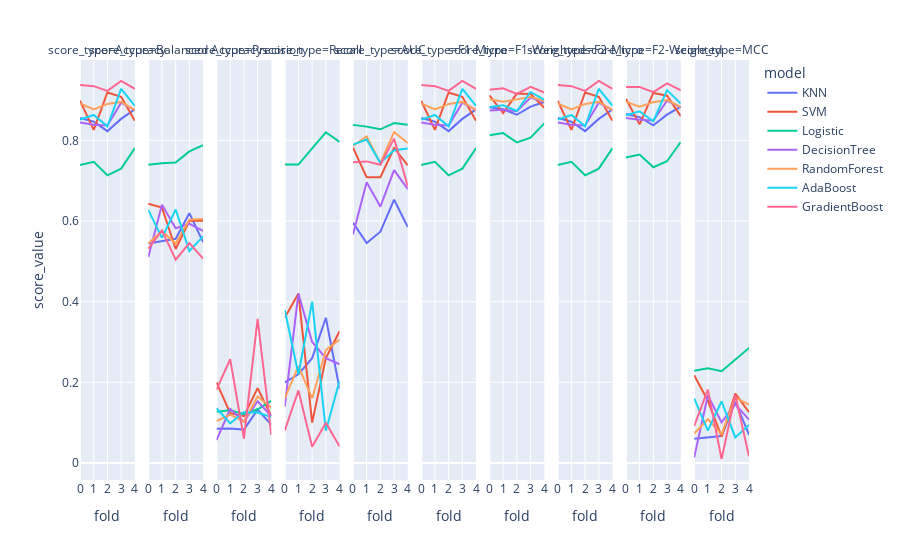

This figure's notebook cell:
### Code cell
clf2.plot_fold_results()

### Figure 1 — Plotly figure (JSON) as saved in the notebook; plotly's stock layout.template omitted (floating-point values rounded to 4 significant figures)
{"data": [{"hovertemplate": "model=KNN<br>score_type=Accuracy<br>fold=%{x}<br>score_value=%{y}<extra></extra>", "legendgroup": "KNN", "line": {"color": "#636efa", "dash": "solid"}, "marker": {"symbol": "circle"}, "mode": "lines", "name": "KNN", "orientation": "v", "showlegend": true, "type": "scatter", "x": [0, 1, 2, 3, 4], "xaxis": "x", "y": [0.8552, 0.8464, 0.8229, 0.8532, 0.8767], "yaxis": "y"}, {"hovertemplate": "model=KNN<br>score_type=Balanced Accuracy<br>fold=%{x}<br>score_value=%{y}<extra></extra>", "legendgroup": "KNN", "line": {"color": "#636efa", "dash": "solid"}, "marker": {"symbol": "circle"}, "mode": "lines", "name": "KNN", "orientation": "v", "showlegend": false, "type": "scatter", "x": [0, 1, 2, 3, 4], "xaxis": "x2", "y": [0.5444, 0.5493, 0.5559, 0.6193, 0.5476], "yaxis": "y2"}, {"hovertemplate": "model=KNN<br>score_type=Precision<br>fold=%{x}<br>score_value=%{y}<extra></extra>", "legendgroup": "KNN", "line": {"color": "#636efa", "dash": "solid"}, "marker": {"symbol": "circle"}, "mode": "lines", "name": "KNN", "orientation": "v", "showlegend": false, "type": "scatter", "x": [0, 1, 2, 3, 4], "xaxis": "x3", "y": [0.08475, 0.08527, 0.0828, 0.1324, 0.09474], "yaxis": "y3"}, {"hovertemplate": "model=KNN<br>score_type=Recall<br>fold=%{x}<br>score_value=%{y}<extra></extra>", "legendgroup": "KNN", "line": {"color": "#636efa", "dash": "solid"}, "marker": {"symbol": "circle"}, "mode": "lines", "name": "KNN", "orientation": "v", "showlegend": false, "type": "scatter", "x": [0, 1, 2, 3, 4], "xaxis": "x4", "y": [0.2, 0.22, 0.26, 0.36, 0.1837], "yaxis": "y4"}, {"hovertemplate": "model=KNN<br>score_type=AUC<br>fold=%{x}<br>score_value=%{y}<extra></extra>", "legendgroup": "KNN", "line": {"color": "#636efa", "dash": "solid"}, "marker": {"symbol": "circle"}, "mode": "lines", "name": "KNN", "orientation": "v", "showlegend": false, "type": "scatter", "x": [0, 1, 2, 3, 4], "xaxis": "x5", "y": [0.596, 0.5452, 0.5734, 0.6528, 0.5848], "yaxis": "y5"}, {"hovertemplate": "model=KNN<br>score_type=F1-Micro<br>fold=%{x}<br>score_value=%{y}<extra></extra>", "legendgroup": "KNN", "line": {"color": "#636efa", "dash": "solid"}, "marker": {"symbol": "circle"}, "mode": "lines", "name": "KNN", "orientation": "v", "showlegend": false, "type": "scatter", "x": [0, 1, 2, 3, 4], "xaxis": "x6", "y": [0.8552, 0.8464, 0.8229, 0.8532, 0.8767], "yaxis": "y6"}, {"hovertemplate": "model=KNN<br>score_type=F1-Weighted<br>fold=%{x}<br>score_value=%{y}<extra></extra>", "legendgroup": "KNN", "line": {"color": "#636efa", "dash": "solid"}, "marker": {"symbol": "circle"}, "mode": "lines", "name": "KNN", "orientation": "v", "showlegend": false, "type": "scatter", "x": [0, 1, 2, 3, 4], "xaxis": "x7", "y": [0.8819, 0.877, 0.8635, 0.8838, 0.8949], "yaxis": "y7"}, {"hovertemplate": "model=KNN<br>score_type=F2-Micro<br>fold=%{x}<br>score_value=%{y}<extra></extra>", "legendgroup": "KNN", "line": {"color": "#636efa", "dash": "solid"}, "marker": {"symbol": "circle"}, "mode": "lines", "name": "KNN", "orientation": "v", "showlegend": false, "type": "scatter", "x": [0, 1, 2, 3, 4], "xaxis": "x8", "y": [0.8552, 0.8464, 0.8229, 0.8532, 0.8767], "yaxis": "y8"}, {"hovertemplate": "model=KNN<br>score_type=F2-Weighted<br>fold=%{x}<br>score_value=%{y}<extra></extra>", "legendgroup": "KNN", "line": {"color": "#636efa", "dash": "solid"}, "marker": {"symbol": "circle"}, "mode": "lines", "name": "KNN", "orientation": "v", "showlegend": false, "type": "scatter", "x": [0, 1, 2, 3, 4], "xaxis": "x9", "y": [0.8651, 0.8576, 0.8373, 0.8638, 0.8836], "yaxis": "y9"}, {"hovertemplate": "model=KNN<br>score_type=MCC<br>fold=%{x}<br>score_value=%{y}<extra></extra>", "legendgroup": "KNN", "line": {"color": "#636efa", "dash": "solid"}, "marker": {"symbol": "circle"}, "mode": "lines", "name": "KNN", "orientation": "v", "showlegend": false, "type": "scatter", "x": [0, 1, 2, 3, 4], "xaxis": "x10", "y": [0.06, 0.06404, 0.06691, 0.1515, 0.07011], "yaxis": "y10"}, {"hovertemplate": "model=SVM<br>score_type=Accuracy<br>fold=%{x}<br>score_value=%{y}<extra></extra>", "legendgroup": "SVM", "line": {"color": "#EF553B", "dash": "solid"}, "marker": {"symbol": "circle"}, "mode": "lines", "name": "SVM", "orientation": "v", "showlegend": true, "type": "scatter", "x": [0, 1, 2, 3, 4], "xaxis": "x", "y": [0.8982, 0.8258, 0.9188, 0.908, 0.8483], "yaxis": "y"}, {"hovertemplate": "model=SVM<br>score_type=Balanced Accuracy<br>fold=%{x}<br>score_value=%{y}<extra></extra>", "legendgroup": "SVM", "line": {"color": "#EF553B", "dash": "solid"}, "marker": {"symbol": "circle"}, "mode": "lines", "name": "SVM", "orientation": "v", "showlegend": false, "type": "scatter", "x": [0, 1, 2, 3, 4], "xaxis": "x2", "y": [0.643, 0.6334, 0.5305, 0.6007, 0.6006], "yaxis": "y2"}, {"hovertemplate": "model=SVM<br>score_type=Precision<br>fold=%{x}<br>score_value=%{y}<extra></extra>", "legendgroup": "SVM", "line": {"color": "#EF553B", "dash": "solid"}, "marker": {"symbol": "circle"}, "mode": "lines", "name": "SVM", "orientation": "v", "showlegend": false, "type": "scatter", "x": [0, 1, 2, 3, 4], "xaxis": "x3", "y": [0.2, 0.1235, 0.1163, 0.1857, 0.1159], "yaxis": "y3"}, {"hovertemplate": "model=SVM<br>score_type=Recall<br>fold=%{x}<br>score_value=%{y}<extra></extra>", "legendgroup": "SVM", "line": {"color": "#EF553B", "dash": "solid"}, "marker": {"symbol": "circle"}, "mode": "lines", "name": "SVM", "orientation": "v", "showlegend": false, "type": "scatter", "x": [0, 1, 2, 3, 4], "xaxis": "x4", "y": [0.36, 0.42, 0.1, 0.26, 0.3265], "yaxis": "y4"}, {"hovertemplate": "model=SVM<br>score_type=AUC<br>fold=%{x}<br>score_value=%{y}<extra></extra>", "legendgroup": "SVM", "line": {"color": "#EF553B", "dash": "solid"}, "marker": {"symbol": "circle"}, "mode": "lines", "name": "SVM", "orientation": "v", "showlegend": false, "type": "scatter", "x": [0, 1, 2, 3, 4], "xaxis": "x5", "y": [0.782, 0.7084, 0.7085, 0.781, 0.7379], "yaxis": "y5"}, {"hovertemplate": "model=SVM<br>score_type=F1-Micro<br>fold=%{x}<br>score_value=%{y}<extra></extra>", "legendgroup": "SVM", "line": {"color": "#EF553B", "dash": "solid"}, "marker": {"symbol": "circle"}, "mode": "lines", "name": "SVM", "orientation": "v", "showlegend": false, "type": "scatter", "x": [0, 1, 2, 3, 4], "xaxis": "x6", "y": [0.8982, 0.8258, 0.9188, 0.908, 0.8483], "yaxis": "y6"}, {"hovertemplate": "model=SVM<br>score_type=F1-Weighted<br>fold=%{x}<br>score_value=%{y}<extra></extra>", "legendgroup": "SVM", "line": {"color": "#EF553B", "dash": "solid"}, "marker": {"symbol": "circle"}, "mode": "lines", "name": "SVM", "orientation": "v", "showlegend": false, "type": "scatter", "x": [0, 1, 2, 3, 4], "xaxis": "x7", "y": [0.9117, 0.8676, 0.9159, 0.9152, 0.8808], "yaxis": "y7"}, {"hovertemplate": "model=SVM<br>score_type=F2-Micro<br>fold=%{x}<br>score_value=%{y}<extra></extra>", "legendgroup": "SVM", "line": {"color": "#EF553B", "dash": "solid"}, "marker": {"symbol": "circle"}, "mode": "lines", "name": "SVM", "orientation": "v", "showlegend": false, "type": "scatter", "x": [0, 1, 2, 3, 4], "xaxis": "x8", "y": [0.8982, 0.8258, 0.9188, 0.908, 0.8483], "yaxis": "y8"}, {"hovertemplate": "model=SVM<br>score_type=F2-Weighted<br>fold=%{x}<br>score_value=%{y}<extra></extra>", "legendgroup": "SVM", "line": {"color": "#EF553B", "dash": "solid"}, "marker": {"symbol": "circle"}, "mode": "lines", "name": "SVM", "orientation": "v", "showlegend": false, "type": "scatter", "x": [0, 1, 2, 3, 4], "xaxis": "x9", "y": [0.9031, 0.8396, 0.9176, 0.9108, 0.8597], "yaxis": "y9"}, {"hovertemplate": "model=SVM<br>score_type=MCC<br>fold=%{x}<br>score_value=%{y}<extra></extra>", "legendgroup": "SVM", "line": {"color": "#EF553B", "dash": "solid"}, "marker": {"symbol": "circle"}, "mode": "lines", "name": "SVM", "orientation": "v", "showlegend": false, "type": "scatter", "x": [0, 1, 2, 3, 4], "xaxis": "x10", "y": [0.2176, 0.1545, 0.06544, 0.172, 0.1257], "yaxis": "y10"}, {"hovertemplate": "model=Logistic<br>score_type=Accuracy<br>fold=%{x}<br>score_value=%{y}<extra></extra>", "legendgroup": "Logistic", "line": {"color": "#00cc96", "dash": "solid"}, "marker": {"symbol": "circle"}, "mode": "lines", "name": "Logistic", "orientation": "v", "showlegend": true, "type": "scatter", "x": [0, 1, 2, 3, 4], "xaxis": "x", "y": [0.7387, 0.7466, 0.7133, 0.7299, 0.7808], "yaxis": "y"}, {"hovertemplate": "model=Logistic<br>score_type=Balanced Accuracy<br>fold=%{x}<br>score_value=%{y}<extra></extra>", "legendgroup": "Logistic", "line": {"color": "#00cc96", "dash": "solid"}, "marker": {"symbol": "circle"}, "mode": "lines", "name": "Logistic", "orientation": "v", "showlegend": false, "type": "scatter", "x": [0, 1, 2, 3, 4], "xaxis": "x2", "y": [0.7393, 0.7435, 0.7449, 0.7727, 0.788], "yaxis": "y2"}, {"hovertemplate": "model=Logistic<br>score_type=Precision<br>fold=%{x}<br>score_value=%{y}<extra></extra>", "legendgroup": "Logistic", "line": {"color": "#00cc96", "dash": "solid"}, "marker": {"symbol": "circle"}, "mode": "lines", "name": "Logistic", "orientation": "v", "showlegend": false, "type": "scatter", "x": [0, 1, 2, 3, 4], "xaxis": "x3", "y": [0.1271, 0.1307, 0.1215, 0.1331, 0.1542], "yaxis": "y3"}, {"hovertemplate": "model=Logistic<br>score_type=Recall<br>fold=%{x}<br>score_value=%{y}<extra></extra>", "legendgroup": "Logistic", "line": {"color": "#00cc96", "dash": "solid"}, "marker": {"symbol": "circle"}, "mode": "lines", "name": "Logistic", "orientation": "v", "showlegend": false, "type": "scatter", "x": [0, 1, 2, 3, 4], "xaxis": "x4", "y": [0.74, 0.74, 0.78, 0.82, 0.7959], "yaxis": "y4"}, {"hovertemplate": "model=Logistic<br>score_type=AUC<br>fold=%{x}<br>score_value=%{y}<extra></extra>", "legendgroup": "Logistic", "line": {"color": "#00cc96", "dash": "solid"}, "marker": {"symbol": "circle"}, "mode": "lines", "name": "Logistic", "orientation": "v", "showlegend": false, "type": "scatter", "x": [0, 1, 2, 3, 4], "xaxis": "x5", "y": [0.8384, 0.834, 0.8274, 0.8427, 0.8386], "yaxis": "y5"}, {"hovertemplate": "model=Logistic<br>score_type=F1-Micro<br>fold=%{x}<br>score_value=%{y}<extra></extra>", "legendgroup": "Logistic", "line": {"color": "#00cc96", "dash": "solid"}, "marker": {"symbol": "circle"}, "mode": "lines", "name": "Logistic", "orientation": "v", "showlegend": false, "type": "scatter", "x": [0, 1, 2, 3, 4], "xaxis": "x6", "y": [0.7387, 0.7466, 0.7133, 0.7299, 0.7808], "yaxis": "y6"}, {"hovertemplate": "model=Logistic<br>score_type=F1-Weighted<br>fold=%{x}<br>score_value=%{y}<extra></extra>", "legendgroup": "Logistic", "line": {"color": "#00cc96", "dash": "solid"}, "marker": {"symbol": "circle"}, "mode": "lines", "name": "Logistic", "orientation": "v", "showlegend": false, "type": "scatter", "x": [0, 1, 2, 3, 4], "xaxis": "x7", "y": [0.8126, 0.818, 0.7948, 0.8066, 0.842], "yaxis": "y7"}, {"hovertemplate": "model=Logistic<br>score_type=F2-Micro<br>fold=%{x}<br>score_value=%{y}<extra></extra>", "legendgroup": "Logistic", "line": {"color": "#00cc96", "dash": "solid"}, "marker": {"symbol": "circle"}, "mode": "lines", "name": "Logistic", "orientation": "v", "showlegend": false, "type": "scatter", "x": [0, 1, 2, 3, 4], "xaxis": "x8", "y": [0.7387, 0.7466, 0.7133, 0.7299, 0.7808], "yaxis": "y8"}, {"hovertemplate": "model=Logistic<br>score_type=F2-Weighted<br>fold=%{x}<br>score_value=%{y}<extra></extra>", "legendgroup": "Logistic", "line": {"color": "#00cc96", "dash": "solid"}, "marker": {"symbol": "circle"}, "mode": "lines", "name": "Logistic", "orientation": "v", "showlegend": false, "type": "scatter", "x": [0, 1, 2, 3, 4], "xaxis": "x9", "y": [0.7576, 0.7649, 0.7333, 0.7482, 0.796], "yaxis": "y9"}, {"hovertemplate": "model=Logistic<br>score_type=MCC<br>fold=%{x}<br>score_value=%{y}<extra></extra>", "legendgroup": "Logistic", "line": {"color": "#00cc96", "dash": "solid"}, "marker": {"symbol": "circle"}, "mode": "lines", "name": "Logistic", "orientation": "v", "showlegend": false, "type": "scatter", "x": [0, 1, 2, 3, 4], "xaxis": "x10", "y": [0.2288, 0.2347, 0.2277, 0.2564, 0.2851], "yaxis": "y10"}, {"hovertemplate": "model=DecisionTree<br>score_type=Accuracy<br>fold=%{x}<br>score_value=%{y}<extra></extra>", "legendgroup": "DecisionTree", "line": {"color": "#ab63fa", "dash": "solid"}, "marker": {"symbol": "circle"}, "mode": "lines", "name": "DecisionTree", "orientation": "v", "showlegend": true, "type": "scatter", "x": [0, 1, 2, 3, 4], "xaxis": "x", "y": [0.8444, 0.8386, 0.8366, 0.8933, 0.8748], "yaxis": "y"}, {"hovertemplate": "model=DecisionTree<br>score_type=Balanced Accuracy<br>fold=%{x}<br>score_value=%{y}<extra></extra>", "legendgroup": "DecisionTree", "line": {"color": "#ab63fa", "dash": "solid"}, "marker": {"symbol": "circle"}, "mode": "lines", "name": "DecisionTree", "orientation": "v", "showlegend": false, "type": "scatter", "x": [0, 1, 2, 3, 4], "xaxis": "x2", "y": [0.5103, 0.64, 0.5821, 0.593, 0.5757], "yaxis": "y2"}, {"hovertemplate": "model=DecisionTree<br>score_type=Precision<br>fold=%{x}<br>score_value=%{y}<extra></extra>", "legendgroup": "DecisionTree", "line": {"color": "#ab63fa", "dash": "solid"}, "marker": {"symbol": "circle"}, "mode": "lines", "name": "DecisionTree", "orientation": "v", "showlegend": false, "type": "scatter", "x": [0, 1, 2, 3, 4], "xaxis": "x3", "y": [0.05691, 0.1338, 0.102, 0.1529, 0.1165], "yaxis": "y3"}, {"hovertemplate": "model=DecisionTree<br>score_type=Recall<br>fold=%{x}<br>score_value=%{y}<extra></extra>", "legendgroup": "DecisionTree", "line": {"color": "#ab63fa", "dash": "solid"}, "marker": {"symbol": "circle"}, "mode": "lines", "name": "DecisionTree", "orientation": "v", "showlegend": false, "type": "scatter", "x": [0, 1, 2, 3, 4], "xaxis": "x4", "y": [0.14, 0.42, 0.3, 0.26, 0.2449], "yaxis": "y4"}, {"hovertemplate": "model=DecisionTree<br>score_type=AUC<br>fold=%{x}<br>score_value=%{y}<extra></extra>", "legendgroup": "DecisionTree", "line": {"color": "#ab63fa", "dash": "solid"}, "marker": {"symbol": "circle"}, "mode": "lines", "name": "DecisionTree", "orientation": "v", "showlegend": false, "type": "scatter", "x": [0, 1, 2, 3, 4], "xaxis": "x5", "y": [0.5663, 0.6959, 0.6356, 0.7262, 0.6787], "yaxis": "y5"}, {"hovertemplate": "model=DecisionTree<br>score_type=F1-Micro<br>fold=%{x}<br>score_value=%{y}<extra></extra>", "legendgroup": "DecisionTree", "line": {"color": "#ab63fa", "dash": "solid"}, "marker": {"symbol": "circle"}, "mode": "lines", "name": "DecisionTree", "orientation": "v", "showlegend": false, "type": "scatter", "x": [0, 1, 2, 3, 4], "xaxis": "x6", "y": [0.8444, 0.8386, 0.8366, 0.8933, 0.8748], "yaxis": "y6"}, {"hovertemplate": "model=DecisionTree<br>score_type=F1-Weighted<br>fold=%{x}<br>score_value=%{y}<extra></extra>", "legendgroup": "DecisionTree", "line": {"color": "#ab63fa", "dash": "solid"}, "marker": {"symbol": "circle"}, "mode": "lines", "name": "DecisionTree", "orientation": "v", "showlegend": false, "type": "scatter", "x": [0, 1, 2, 3, 4], "xaxis": "x7", "y": [0.8742, 0.8756, 0.8725, 0.9062, 0.8952], "yaxis": "y7"}, {"hovertemplate": "model=DecisionTree<br>score_type=F2-Micro<br>fold=%{x}<br>score_value=%{y}<extra></extra>", "legendgroup": "DecisionTree", "line": {"color": "#ab63fa", "dash": "solid"}, "marker": {"symbol": "circle"}, "mode": "lines", "name": "DecisionTree", "orientation": "v", "showlegend": false, "type": "scatter", "x": [0, 1, 2, 3, 4], "xaxis": "x8", "y": [0.8444, 0.8386, 0.8366, 0.8933, 0.8748], "yaxis": "y8"}, {"hovertemplate": "model=DecisionTree<br>score_type=F2-Weighted<br>fold=%{x}<br>score_value=%{y}<extra></extra>", "legendgroup": "DecisionTree", "line": {"color": "#ab63fa", "dash": "solid"}, "marker": {"symbol": "circle"}, "mode": "lines", "name": "DecisionTree", "orientation": "v", "showlegend": false, "type": "scatter", "x": [0, 1, 2, 3, 4], "xaxis": "x9", "y": [0.8556, 0.8508, 0.8492, 0.8982, 0.8823], "yaxis": "y9"}, {"hovertemplate": "model=DecisionTree<br>score_type=MCC<br>fold=%{x}<br>score_value=%{y}<extra></extra>", "legendgroup": "DecisionTree", "line": {"color": "#ab63fa", "dash": "solid"}, "marker": {"symbol": "circle"}, "mode": "lines", "name": "DecisionTree", "orientation": "v", "showlegend": false, "type": "scatter", "x": [0, 1, 2, 3, 4], "xaxis": "x10", "y": [0.0137, 0.1676, 0.1009, 0.1452, 0.1074], "yaxis": "y10"}, {"hovertemplate": "model=RandomForest<br>score_type=Accuracy<br>fold=%{x}<br>score_value=%{y}<extra></extra>", "legendgroup": "RandomForest", "line": {"color": "#FFA15A", "dash": "solid"}, "marker": {"symbol": "circle"}, "mode": "lines", "name": "RandomForest", "orientation": "v", "showlegend": true, "type": "scatter", "x": [0, 1, 2, 3, 4], "xaxis": "x", "y": [0.8914, 0.8767, 0.8904, 0.8953, 0.8748], "yaxis": "y"}, {"hovertemplate": "model=RandomForest<br>score_type=Balanced Accuracy<br>fold=%{x}<br>score_value=%{y}<extra></extra>", "legendgroup": "RandomForest", "line": {"color": "#FFA15A", "dash": "solid"}, "marker": {"symbol": "circle"}, "mode": "lines", "name": "RandomForest", "orientation": "v", "showlegend": false, "type": "scatter", "x": [0, 1, 2, 3, 4], "xaxis": "x2", "y": [0.5445, 0.5747, 0.544, 0.6035, 0.6048], "yaxis": "y2"}, {"hovertemplate": "model=RandomForest<br>score_type=Precision<br>fold=%{x}<br>score_value=%{y}<extra></extra>", "legendgroup": "RandomForest", "line": {"color": "#FFA15A", "dash": "solid"}, "marker": {"symbol": "circle"}, "mode": "lines", "name": "RandomForest", "orientation": "v", "showlegend": false, "type": "scatter", "x": [0, 1, 2, 3, 4], "xaxis": "x3", "y": [0.1039, 0.12, 0.1026, 0.1647, 0.1376], "yaxis": "y3"}, {"hovertemplate": "model=RandomForest<br>score_type=Recall<br>fold=%{x}<br>score_value=%{y}<extra></extra>", "legendgroup": "RandomForest", "line": {"color": "#FFA15A", "dash": "solid"}, "marker": {"symbol": "circle"}, "mode": "lines", "name": "RandomForest", "orientation": "v", "showlegend": false, "type": "scatter", "x": [0, 1, 2, 3, 4], "xaxis": "x4", "y": [0.16, 0.24, 0.16, 0.28, 0.3061], "yaxis": "y4"}, {"hovertemplate": "model=RandomForest<br>score_type=AUC<br>fold=%{x}<br>score_value=%{y}<extra></extra>", "legendgroup": "RandomForest", "line": {"color": "#FFA15A", "dash": "solid"}, "marker": {"symbol": "circle"}, "mode": "lines", "name": "RandomForest", "orientation": "v", "showlegend": false, "type": "scatter", "x": [0, 1, 2, 3, 4], "xaxis": "x5", "y": [0.7862, 0.8099, 0.7433, 0.8207, 0.7933], "yaxis": "y5"}, {"hovertemplate": "model=RandomForest<br>score_type=F1-Micro<br>fold=%{x}<br>score_value=%{y}<extra></extra>", "legendgroup": "RandomForest", "line": {"color": "#FFA15A", "dash": "solid"}, "marker": {"symbol": "circle"}, "mode": "lines", "name": "RandomForest", "orientation": "v", "showlegend": false, "type": "scatter", "x": [0, 1, 2, 3, 4], "xaxis": "x6", "y": [0.8914, 0.8767, 0.8904, 0.8953, 0.8748], "yaxis": "y6"}, {"hovertemplate": "model=RandomForest<br>score_type=F1-Weighted<br>fold=%{x}<br>score_value=%{y}<extra></extra>", "legendgroup": "RandomForest", "line": {"color": "#FFA15A", "dash": "solid"}, "marker": {"symbol": "circle"}, "mode": "lines", "name": "RandomForest", "orientation": "v", "showlegend": false, "type": "scatter", "x": [0, 1, 2, 3, 4], "xaxis": "x7", "y": [0.9022, 0.8956, 0.9016, 0.9079, 0.8965], "yaxis": "y7"}, {"hovertemplate": "model=RandomForest<br>score_type=F2-Micro<br>fold=%{x}<br>score_value=%{y}<extra></extra>", "legendgroup": "RandomForest", "line": {"color": "#FFA15A", "dash": "solid"}, "marker": {"symbol": "circle"}, "mode": "lines", "name": "RandomForest", "orientation": "v", "showlegend": false, "type": "scatter", "x": [0, 1, 2, 3, 4], "xaxis": "x8", "y": [0.8914, 0.8767, 0.8904, 0.8953, 0.8748], "yaxis": "y8"}, {"hovertemplate": "model=RandomForest<br>score_type=F2-Weighted<br>fold=%{x}<br>score_value=%{y}<extra></extra>", "legendgroup": "RandomForest", "line": {"color": "#FFA15A", "dash": "solid"}, "marker": {"symbol": "circle"}, "mode": "lines", "name": "RandomForest", "orientation": "v", "showlegend": false, "type": "scatter", "x": [0, 1, 2, 3, 4], "xaxis": "x9", "y": [0.8956, 0.8837, 0.8947, 0.9, 0.8826], "yaxis": "y9"}, {"hovertemplate": "model=RandomForest<br>score_type=MCC<br>fold=%{x}<br>score_value=%{y}<extra></extra>", "legendgroup": "RandomForest", "line": {"color": "#FFA15A", "dash": "solid"}, "marker": {"symbol": "circle"}, "mode": "lines", "name": "RandomForest", "orientation": "v", "showlegend": false, "type": "scatter", "x": [0, 1, 2, 3, 4], "xaxis": "x10", "y": [0.07275, 0.1085, 0.07148, 0.1617, 0.145], "yaxis": "y10"}, {"hovertemplate": "model=AdaBoost<br>score_type=Accuracy<br>fold=%{x}<br>score_value=%{y}<extra></extra>", "legendgroup": "AdaBoost", "line": {"color": "#19d3f3", "dash": "solid"}, "marker": {"symbol": "circle"}, "mode": "lines", "name": "AdaBoost", "orientation": "v", "showlegend": true, "type": "scatter", "x": [0, 1, 2, 3, 4], "xaxis": "x", "y": [0.8513, 0.863, 0.8346, 0.9276, 0.8855], "yaxis": "y"}, {"hovertemplate": "model=AdaBoost<br>score_type=Balanced Accuracy<br>fold=%{x}<br>score_value=%{y}<extra></extra>", "legendgroup": "AdaBoost", "line": {"color": "#19d3f3", "dash": "solid"}, "marker": {"symbol": "circle"}, "mode": "lines", "name": "AdaBoost", "orientation": "v", "showlegend": false, "type": "scatter", "x": [0, 1, 2, 3, 4], "xaxis": "x2", "y": [0.6278, 0.558, 0.6285, 0.5256, 0.562], "yaxis": "y2"}, {"hovertemplate": "model=AdaBoost<br>score_type=Precision<br>fold=%{x}<br>score_value=%{y}<extra></extra>", "legendgroup": "AdaBoost", "line": {"color": "#19d3f3", "dash": "solid"}, "marker": {"symbol": "circle"}, "mode": "lines", "name": "AdaBoost", "orientation": "v", "showlegend": false, "type": "scatter", "x": [0, 1, 2, 3, 4], "xaxis": "x3", "y": [0.1357, 0.09821, 0.1258, 0.125, 0.1136], "yaxis": "y3"}, {"hovertemplate": "model=AdaBoost<br>score_type=Recall<br>fold=%{x}<br>score_value=%{y}<extra></extra>", "legendgroup": "AdaBoost", "line": {"color": "#19d3f3", "dash": "solid"}, "marker": {"symbol": "circle"}, "mode": "lines", "name": "AdaBoost", "orientation": "v", "showlegend": false, "type": "scatter", "x": [0, 1, 2, 3, 4], "xaxis": "x4", "y": [0.38, 0.22, 0.4, 0.08, 0.2041], "yaxis": "y4"}, {"hovertemplate": "model=AdaBoost<br>score_type=AUC<br>fold=%{x}<br>score_value=%{y}<extra></extra>", "legendgroup": "AdaBoost", "line": {"color": "#19d3f3", "dash": "solid"}, "marker": {"symbol": "circle"}, "mode": "lines", "name": "AdaBoost", "orientation": "v", "showlegend": false, "type": "scatter", "x": [0, 1, 2, 3, 4], "xaxis": "x5", "y": [0.7895, 0.8022, 0.7443, 0.7755, 0.7795], "yaxis": "y5"}, {"hovertemplate": "model=AdaBoost<br>score_type=F1-Micro<br>fold=%{x}<br>score_value=%{y}<extra></extra>", "legendgroup": "AdaBoost", "line": {"color": "#19d3f3", "dash": "solid"}, "marker": {"symbol": "circle"}, "mode": "lines", "name": "AdaBoost", "orientation": "v", "showlegend": false, "type": "scatter", "x": [0, 1, 2, 3, 4], "xaxis": "x6", "y": [0.8513, 0.863, 0.8346, 0.9276, 0.8855], "yaxis": "y6"}, {"hovertemplate": "model=AdaBoost<br>score_type=F1-Weighted<br>fold=%{x}<br>score_value=%{y}<extra></extra>", "legendgroup": "AdaBoost", "line": {"color": "#19d3f3", "dash": "solid"}, "marker": {"symbol": "circle"}, "mode": "lines", "name": "AdaBoost", "orientation": "v", "showlegend": false, "type": "scatter", "x": [0, 1, 2, 3, 4], "xaxis": "x7", "y": [0.8829, 0.887, 0.8728, 0.92, 0.9006], "yaxis": "y7"}, {"hovertemplate": "model=AdaBoost<br>score_type=F2-Micro<br>fold=%{x}<br>score_value=%{y}<extra></extra>", "legendgroup": "AdaBoost", "line": {"color": "#19d3f3", "dash": "solid"}, "marker": {"symbol": "circle"}, "mode": "lines", "name": "AdaBoost", "orientation": "v", "showlegend": false, "type": "scatter", "x": [0, 1, 2, 3, 4], "xaxis": "x8", "y": [0.8513, 0.863, 0.8346, 0.9276, 0.8855], "yaxis": "y8"}, {"hovertemplate": "model=AdaBoost<br>score_type=F2-Weighted<br>fold=%{x}<br>score_value=%{y}<extra></extra>", "legendgroup": "AdaBoost", "line": {"color": "#19d3f3", "dash": "solid"}, "marker": {"symbol": "circle"}, "mode": "lines", "name": "AdaBoost", "orientation": "v", "showlegend": false, "type": "scatter", "x": [0, 1, 2, 3, 4], "xaxis": "x9", "y": [0.8621, 0.8719, 0.8474, 0.9245, 0.8913], "yaxis": "y9"}, {"hovertemplate": "model=AdaBoost<br>score_type=MCC<br>fold=%{x}<br>score_value=%{y}<extra></extra>", "legendgroup": "AdaBoost", "line": {"color": "#19d3f3", "dash": "solid"}, "marker": {"symbol": "circle"}, "mode": "lines", "name": "AdaBoost", "orientation": "v", "showlegend": false, "type": "scatter", "x": [0, 1, 2, 3, 4], "xaxis": "x10", "y": [0.1603, 0.08017, 0.1529, 0.06341, 0.09438], "yaxis": "y10"}, {"hovertemplate": "model=GradientBoost<br>score_type=Accuracy<br>fold=%{x}<br>score_value=%{y}<extra></extra>", "legendgroup": "GradientBoost", "line": {"color": "#FF6692", "dash": "solid"}, "marker": {"symbol": "circle"}, "mode": "lines", "name": "GradientBoost", "orientation": "v", "showlegend": true, "type": "scatter", "x": [0, 1, 2, 3, 4], "xaxis": "x", "y": [0.9374, 0.9344, 0.9227, 0.9472, 0.9276], "yaxis": "y"}, {"hovertemplate": "model=GradientBoost<br>score_type=Balanced Accuracy<br>fold=%{x}<br>score_value=%{y}<extra></extra>", "legendgroup": "GradientBoost", "line": {"color": "#FF6692", "dash": "solid"}, "marker": {"symbol": "circle"}, "mode": "lines", "name": "GradientBoost", "orientation": "v", "showlegend": false, "type": "scatter", "x": [0, 1, 2, 3, 4], "xaxis": "x2", "y": [0.5307, 0.5766, 0.5041, 0.5454, 0.5065], "yaxis": "y2"}, {"hovertemplate": "model=GradientBoost<br>score_type=Precision<br>fold=%{x}<br>score_value=%{y}<extra></extra>", "legendgroup": "GradientBoost", "line": {"color": "#FF6692", "dash": "solid"}, "marker": {"symbol": "circle"}, "mode": "lines", "name": "GradientBoost", "orientation": "v", "showlegend": false, "type": "scatter", "x": [0, 1, 2, 3, 4], "xaxis": "x3", "y": [0.1818, 0.2571, 0.06061, 0.3571, 0.06897], "yaxis": "y3"}, {"hovertemplate": "model=GradientBoost<br>score_type=Recall<br>fold=%{x}<br>score_value=%{y}<extra></extra>", "legendgroup": "GradientBoost", "line": {"color": "#FF6692", "dash": "solid"}, "marker": {"symbol": "circle"}, "mode": "lines", "name": "GradientBoost", "orientation": "v", "showlegend": false, "type": "scatter", "x": [0, 1, 2, 3, 4], "xaxis": "x4", "y": [0.08, 0.18, 0.04, 0.1, 0.04082], "yaxis": "y4"}, {"hovertemplate": "model=GradientBoost<br>score_type=AUC<br>fold=%{x}<br>score_value=%{y}<extra></extra>", "legendgroup": "GradientBoost", "line": {"color": "#FF6692", "dash": "solid"}, "marker": {"symbol": "circle"}, "mode": "lines", "name": "GradientBoost", "orientation": "v", "showlegend": false, "type": "scatter", "x": [0, 1, 2, 3, 4], "xaxis": "x5", "y": [0.7456, 0.7478, 0.7394, 0.8042, 0.6856], "yaxis": "y5"}, {"hovertemplate": "model=GradientBoost<br>score_type=F1-Micro<br>fold=%{x}<br>score_value=%{y}<extra></extra>", "legendgroup": "GradientBoost", "line": {"color": "#FF6692", "dash": "solid"}, "marker": {"symbol": "circle"}, "mode": "lines", "name": "GradientBoost", "orientation": "v", "showlegend": false, "type": "scatter", "x": [0, 1, 2, 3, 4], "xaxis": "x6", "y": [0.9374, 0.9344, 0.9227, 0.9472, 0.9276], "yaxis": "y6"}, {"hovertemplate": "model=GradientBoost<br>score_type=F1-Weighted<br>fold=%{x}<br>score_value=%{y}<extra></extra>", "legendgroup": "GradientBoost", "line": {"color": "#FF6692", "dash": "solid"}, "marker": {"symbol": "circle"}, "mode": "lines", "name": "GradientBoost", "orientation": "v", "showlegend": false, "type": "scatter", "x": [0, 1, 2, 3, 4], "xaxis": "x7", "y": [0.9256, 0.9289, 0.9151, 0.9328, 0.9187], "yaxis": "y7"}, {"hovertemplate": "model=GradientBoost<br>score_type=F2-Micro<br>fold=%{x}<br>score_value=%{y}<extra></extra>", "legendgroup": "GradientBoost", "line": {"color": "#FF6692", "dash": "solid"}, "marker": {"symbol": "circle"}, "mode": "lines", "name": "GradientBoost", "orientation": "v", "showlegend": false, "type": "scatter", "x": [0, 1, 2, 3, 4], "xaxis": "x8", "y": [0.9374, 0.9344, 0.9227, 0.9472, 0.9276], "yaxis": "y8"}, {"hovertemplate": "model=GradientBoost<br>score_type=F2-Weighted<br>fold=%{x}<br>score_value=%{y}<extra></extra>", "legendgroup": "GradientBoost", "line": {"color": "#FF6692", "dash": "solid"}, "marker": {"symbol": "circle"}, "mode": "lines", "name": "GradientBoost", "orientation": "v", "showlegend": false, "type": "scatter", "x": [0, 1, 2, 3, 4], "xaxis": "x9", "y": [0.9325, 0.9322, 0.9196, 0.9411, 0.924], "yaxis": "y9"}, {"hovertemplate": "model=GradientBoost<br>score_type=MCC<br>fold=%{x}<br>score_value=%{y}<extra></extra>", "legendgroup": "GradientBoost", "line": {"color": "#FF6692", "dash": "solid"}, "marker": {"symbol": "circle"}, "mode": "lines", "name": "GradientBoost", "orientation": "v", "showlegend": false, "type": "scatter", "x": [0, 1, 2, 3, 4], "xaxis": "x10", "y": [0.09138, 0.1818, 0.009893, 0.1684, 0.01681], "yaxis": "y10"}], "layout": {"annotations": [{"font": {}, "showarrow": false, "text": "score_type=Accuracy", "x": 0.041, "xanchor": "center", "xref": "paper", "y": 1, "yanchor": "bottom", "yref": "paper"}, {"font": {}, "showarrow": false, "text": "score_type=Balanced Accuracy", "x": 0.143, "xanchor": "center", "xref": "paper", "y": 1, "yanchor": "bottom", "yref": "paper"}, {"font": {}, "showarrow": false, "text": "score_type=Precision", "x": 0.245, "xanchor": "center", "xref": "paper", "y": 1, "yanchor": "bottom", "yref": "paper"}, {"font": {}, "showarrow": false, "text": "score_type=Recall", "x": 0.347, "xanchor": "center", "xref": "paper", "y": 1, "yanchor": "bottom", "yref": "paper"}, {"font": {}, "showarrow": false, "text": "score_type=AUC", "x": 0.449, "xanchor": "center", "xref": "paper", "y": 1, "yanchor": "bottom", "yref": "paper"}, {"font": {}, "showarrow": false, "text": "score_type=F1-Micro", "x": 0.551, "xanchor": "center", "xref": "paper", "y": 1, "yanchor": "bottom", "yref": "paper"}, {"font": {}, "showarrow": false, "text": "score_type=F1-Weighted", "x": 0.653, "xanchor": "center", "xref": "paper", "y": 1, "yanchor": "bottom", "yref": "paper"}, {"font": {}, "showarrow": false, "text": "score_type=F2-Micro", "x": 0.755, "xanchor": "center", "xref": "paper", "y": 1, "yanchor": "bottom", "yref": "paper"}, {"font": {}, "showarrow": false, "text": "score_type=F2-Weighted", "x": 0.857, "xanchor": "center", "xref": "paper", "y": 1, "yanchor": "bottom", "yref": "paper"}, {"font": {}, "showarrow": false, "text": "score_type=MCC", "x": 0.959, "xanchor": "center", "xref": "paper", "y": 1, "yanchor": "bottom", "yref": "paper"}], "legend": {"title": {"text": "model"}, "tracegroupgap": 0}, "margin": {"t": 60}, "xaxis": {"anchor": "y", "domain": [0, 0.082], "title": {"text": "fold"}}, "xaxis10": {"anchor": "y10", "domain": [0.918, 1], "matches": "x", "title": {"text": "fold"}}, "xaxis2": {"anchor": "y2", "domain": [0.102, 0.184], "matches": "x", "title": {"text": "fold"}}, "xaxis3": {"anchor": "y3", "domain": [0.204, 0.286], "matches": "x", "title": {"text": "fold"}}, "xaxis4": {"anchor": "y4", "domain": [0.306, 0.388], "matches": "x", "title": {"text": "fold"}}, "xaxis5": {"anchor": "y5", "domain": [0.408, 0.49], "matches": "x", "title": {"text": "fold"}}, "xaxis6": {"anchor": "y6", "domain": [0.51, 0.592], "matches": "x", "title": {"text": "fold"}}, "xaxis7": {"anchor": "y7", "domain": [0.612, 0.694], "matches": "x", "title": {"text": "fold"}}, "xaxis8": {"anchor": "y8", "domain": [0.714, 0.796], "matches": "x", "title": {"text": "fold"}}, "xaxis9": {"anchor": "y9", "domain": [0.816, 0.898], "matches": "x", "title": {"text": "fold"}}, "yaxis": {"anchor": "x", "domain": [0, 1], "title": {"text": "score_value"}}, "yaxis10": {"anchor": "x10", "domain": [0, 1], "matches": "y", "showticklabels": false}, "yaxis2": {"anchor": "x2", "domain": [0, 1], "matches": "y", "showticklabels": false}, "yaxis3": {"anchor": "x3", "domain": [0, 1], "matches": "y", "showticklabels": false}, "yaxis4": {"anchor": "x4", "domain": [0, 1], "matches": "y", "showticklabels": false}, "yaxis5": {"anchor": "x5", "domain": [0, 1], "matches": "y", "showticklabels": false}, "yaxis6": {"anchor": "x6", "domain": [0, 1], "matches": "y", "showticklabels": false}, "yaxis7": {"anchor": "x7", "domain": [0, 1], "matches": "y", "showticklabels": false}, "yaxis8": {"anchor": "x8", "domain": [0, 1], "matches": "y", "showticklabels": false}, "yaxis9": {"anchor": "x9", "domain": [0, 1], "matches": "y", "showticklabels": false}}}
